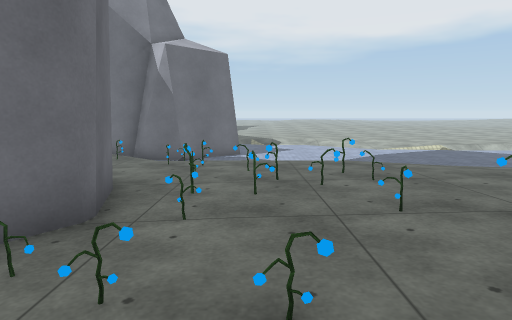
View 1 (above)

13 first-person views from a walk through a 3-D level made in the Unity game engine. The camera is 1.2 m above the floor, tilts 8° down and sees 75° across. The floor is counted in squares, 1 m on a side. Each view is taken from the middle of a square. On the plan, view 1 faces up. The plan holds only what a view shows up to about 14 squares ahead; the rest is blank. The place goes on beyond the plan. The player is left out. Some animated figures are not drawn. Surface patterns are stand-ins for the level's own textures.

View 2
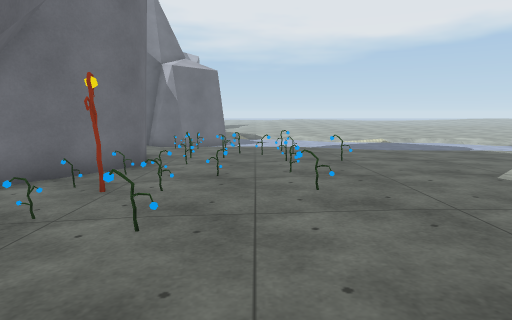

View 3
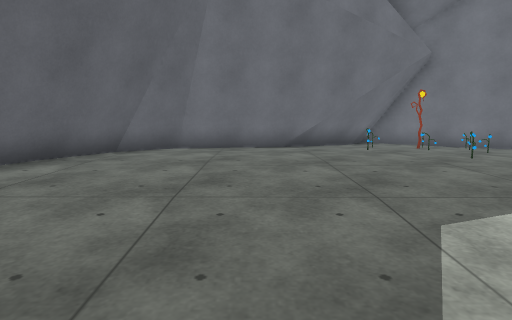

View 4
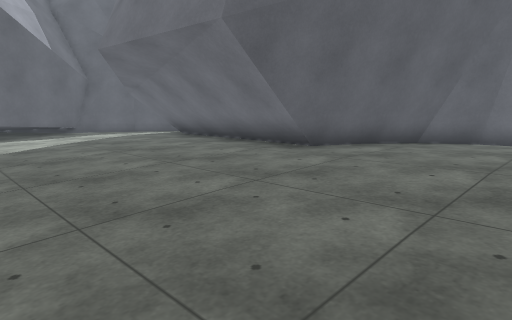

View 5
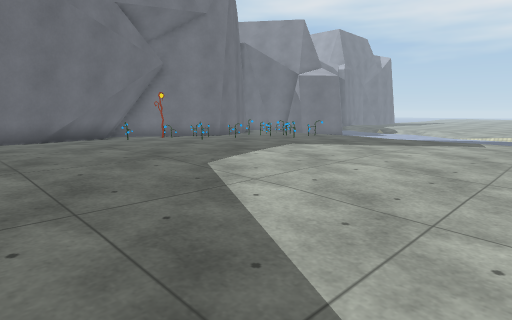

View 6
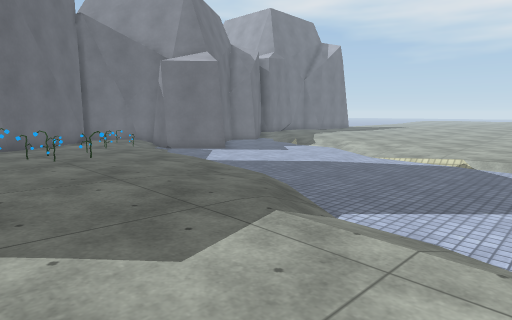

View 7
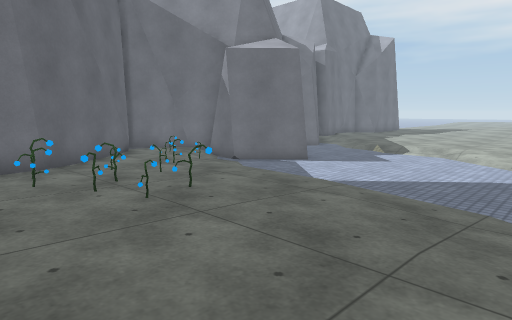

View 8
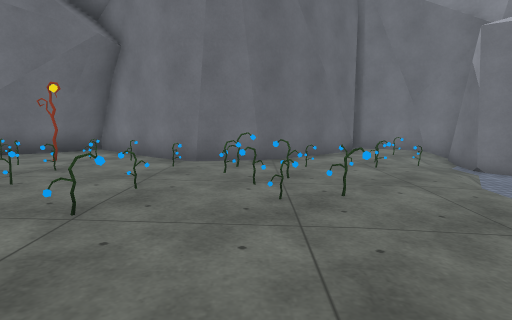

View 9
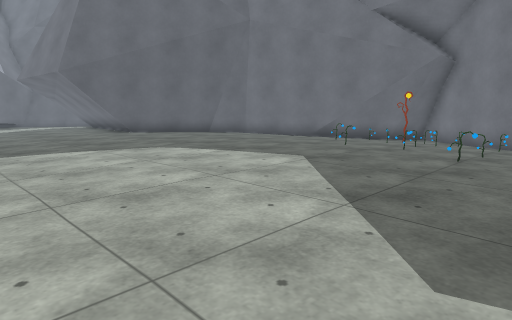

View 10
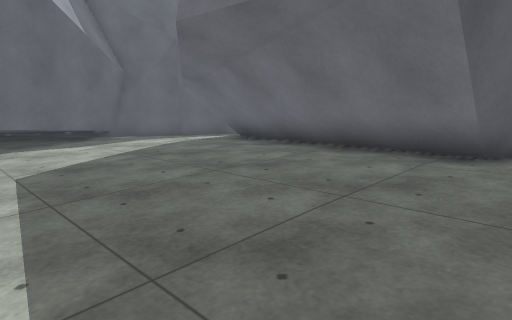

View 11
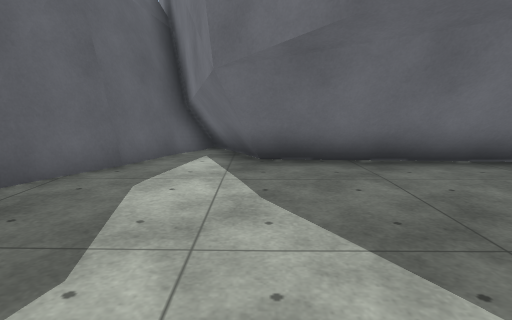

View 12
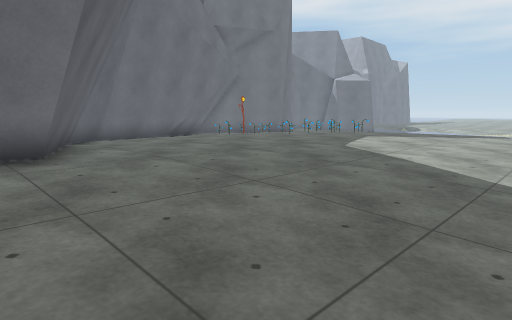

View 13
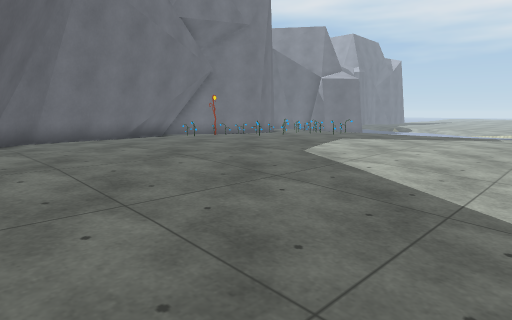

### Floor plan
Key: @ floor where view 1 was taken; # wall or solid block; . main floor; : floor 0.25 m higher than the main floor; - floor 0.25 m lower than the main floor; _ floor 0.5 m lower than the main floor; / step, stairs or slope; O other object.
Columns run from 7 left of view 1 to 12 right of it. Each row starts with its distance up from view 1.
 14      ##____________
 13  #####_____________
 12 ##-/_______________
 11 #--O/O/_  _________
 10 ##--O--------_/____
  9  ##---O--------/____
  8   ##---O--------////
  7    ##-OO-O..........
  6     #-O-OO..........
  5     ##-O...........
  4     ##O..OO.........
  3    ##O..............
  2   ##-.OO.O..........
  1   #-OO.............
  0  ####.O@.O.........
 -1   ###O.............
 -2     ##.O...........
 -3     ##.............-
 -4      ##............-
 -5      ##............-
 -6       #...:........-
 -7       ##..:.......--
 -8        ##.:.......--
 -9         ####......--
-10           ####.....-
-11             # .....-
-12             # .....-
-13             # .....-
-14             # .....
-15             # .....
-16             # .....
-17            ##......
-18           ###......
-19          ####:....
-20          ##:::...##
-21           ####.###
-22              ###

Where each view was taken, in squares from view 1:
view 1: 0 up, 0 right, facing up
view 2: 5 down, 1 right, facing up
view 3: 5 down, 10 right, facing left
view 4: 5 down, 12 right, facing down-left
view 5: 7 down, 12 right, facing up-left
view 6: 4 up, 12 right, facing up-left
view 7: 4 up, 7 right, facing up-left
view 8: 6 up, 7 right, facing left
view 9: 6 up, 12 right, facing down-left
view 10: 9 down, 12 right, facing down-left
view 11: 18 down, 11 right, facing left
view 12: 12 down, 12 right, facing up-left
view 13: 10 down, 12 right, facing up-left
